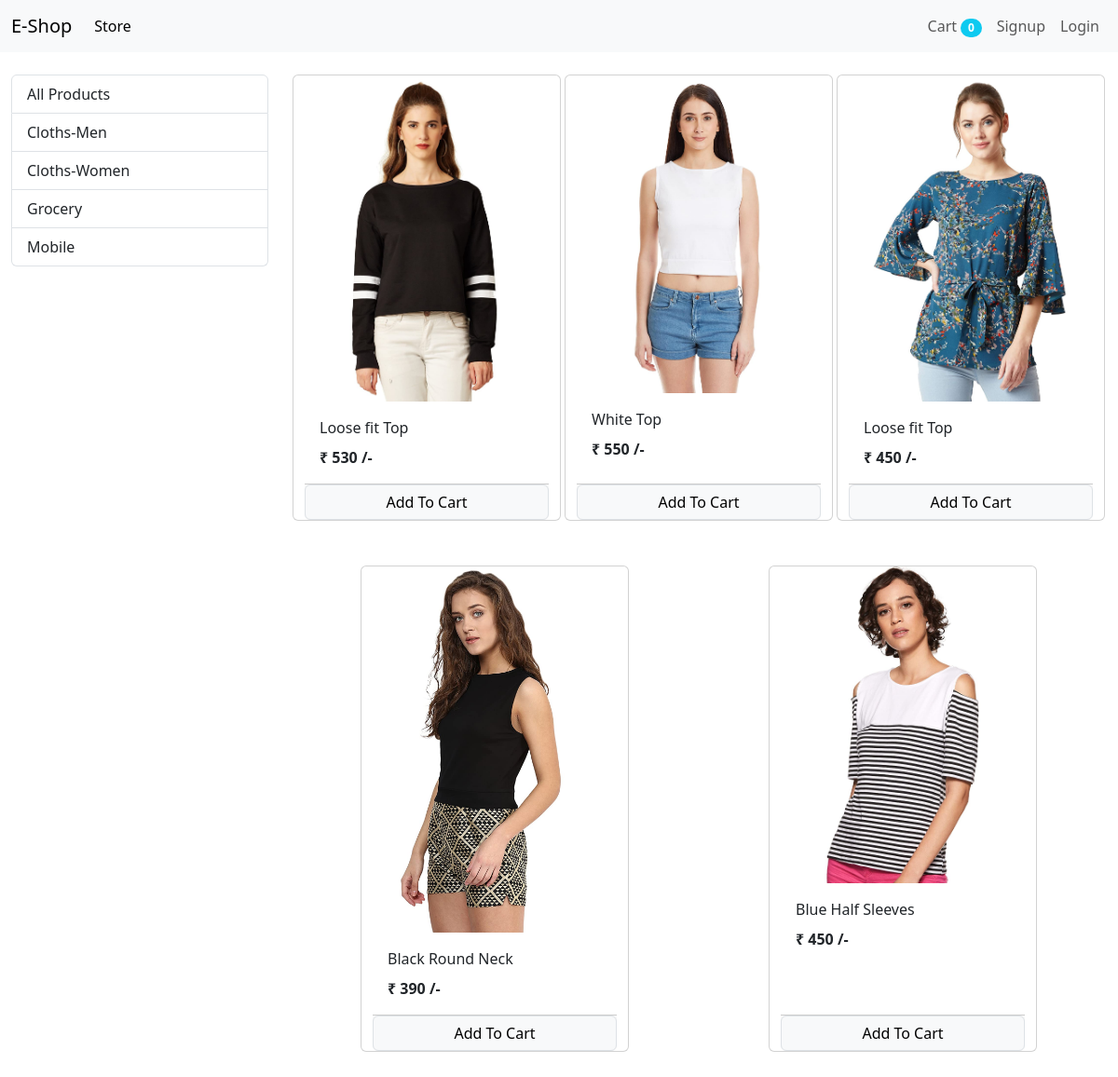
The app's page /?category=2 with its own data.
### store/models/category.py (models this page shows, shortened)
class Category(models.Model):
    name = models.CharField(max_length=20)
    @staticmethod
    def get_all_categories():
        return Category.objects.all()

### store/models/product.py (models this page shows, shortened)
class Product(models.Model):
    name = models.CharField(max_length=50)
    price = models.IntegerField(default=0)
    category =models.ForeignKey(Category ,on_delete=models.CASCADE , default=1)
    description = models.CharField(max_length=200 , default='')
    image = models.ImageField(upload_to='uploads/products/')
    @staticmethod
    def get_all_products_by_category_id(category_id):
        if(category_id):
            return Product.objects.filter(category = category_id)
        else:
            return Product.objects.all()

### store/views/home.py (the view, shortened to what this page needs)
# urls.py: path('' , Index.as_view() , name='homepage'),
class Index(View):
    def get(self , request):
        cart = request.session.get('cart')
        if not cart:
            request.session['cart'] = {}
        categories = Category.get_all_categories()
        category_id = request.GET.get('category')
        if category_id:
            product = Product.get_all_products_by_category_id(category_id)
        else:
            product = Product.get_all_product()
        data = {}
        data['products'] = product
        data['categories'] = categories
        print('you are ' , request.session.get('email'))
        return render(request , 'index.html' , data )

### store/templatetags/cart.py (called while the page is built)
@register.filter(name = "is_in_cart")
def is_in_cart(product,cart):
    keys = cart.keys()
    for id in keys:
        if int(id) == product.id :
            return True
    return False

### store/templatetags/custom_filter.py (called while the page is built)
@register.filter(name = "currency")
def currency(number):
    return "₹ "+str(number)

### store/templates/index.html (shortened to what this page needs)
{% extends 'base.html' %} {% block content %} {% load cart %} {% load custom_filter %}
<div class="container-fluid mt-4">
    <div class="row">
        <div class="col-lg-3 mx-auto">
            <div class="list-group">
                <a href="/" class="list-group-item list-group-item-action">All Products</a> {% for category in categories %}
                <a href="/?category={{category.id}}" class="list-group-item list-group-item-action">{{category.name}}</a> {% endfor %}
            </div>
        </div>
        <div id="products" class="col-lg-9 mx-auto">
            <div class="row mx-auto">
                {% for product in products%}
                <div class="card mx-auto mb-5" id="{{product.id}}" style="width: 18rem;">
                    <img src="{{product.image.url}}" class="card-img-top" alt="...">
                    <div class="card-body">
                        <p class="card-title">{{product.name}}</p>
                        <b><p class="card-text">  {{product.price|currency}} /-</p></b>
                    </div>
                    <div class="card-footer p-0 ">
                        {% if product|is_in_cart:request.session.cart %}
                        <div class="row  no-gutters">
                            <form action="/#{{product.id}}" class="col-2" method="post">
                                {% csrf_token %}
                                <input hidden type="text" name="product" id="" value="{{product.id}}">
                                <input hidden type="text" name="remove" id="" value="True">
                                <input type="submit" value=" - " class=" btn btn-block btn-secondary">
                            </form>
                            <div class="text-center col"> {{product|cart_quantity:request.session.cart }}</div>
                            <form action="/#{{product.id}}" class="col-2" method="post">
                                {% csrf_token %}
                                <input hidden type="text" name="product" id="" value="{{product.id}}">
                                <input type="submit" value=" + " class=" btn btn-block btn-secondary">
                            </form>
                        </div>
                        {% else %}
                        <form action="/#{{product.id}}" method="post" class="btn-block">
                            <input type="submit" class="float-right btn btn-light border form-control" value="Add To Cart">
                        </form>
                        {% endif %}
                    </div>
                </div>
                {% endfor %}
            </div>
        </div>
    </div>
</div>
{% endblock%}

### records on screen
Category: name "Cloths-Men"
Category: name "Cloths-Women"
Category: name "Grocery"
Category: name "Mobile"
Product: image (picture), name "Loose fit Top", price "₹ 530"
Product: image (picture), name "White Top", price "₹ 550"
Product: image (picture), name "Loose fit Top", price "₹ 450"
Product: image (picture), name "Black Round Neck", price "₹ 390"
Product: image (picture), name "Blue Half Sleeves", price "₹ 450"

### other values on screen
{{ request.session.cart.keys|length }} "0"
